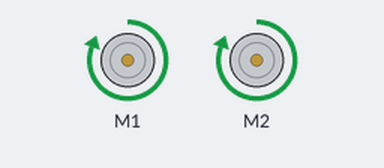
Recording of a program running on a simulated Raspberry Pi (BCM pin numbers). On the bench: 2 × DC motor (green arrow = forward, orange = backward, longer = faster). Motors are numbered in the order the program creates them (left before right in a Robot). At 10.0 s the program stops and its outputs stay as they are.

Above: at 0.1 s.
At 4.6 s:
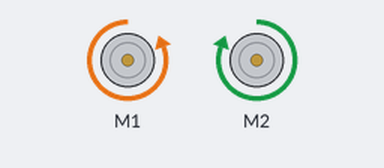
At 10.1 s:
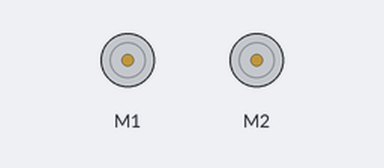
Timing chart, 0 to 11.5 s (numbered marks = the images above):
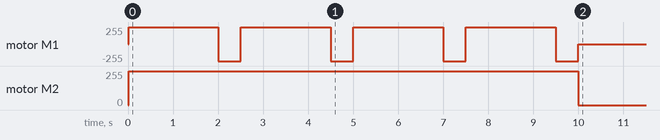

The program:

robot-square.py
```python
# Import libraries
from gpiozero import Robot
from time import sleep

#Define the robot
robot = Robot(left=(13, 21), right=(17, 27))

#Move the robot in a square
for i in range(1, 5):
    robot.forward()
    sleep(2)
    robot.left()
    sleep(0.5)

    
```

Measured:
- by itself, motor M1: repeats every 2.5 s: backward 255/255 0.50 s, forward 255/255 2.0 s
- by itself, motor M2: stopped → forward 255/255 at 0.02 s, → stopped 10.0 s later
